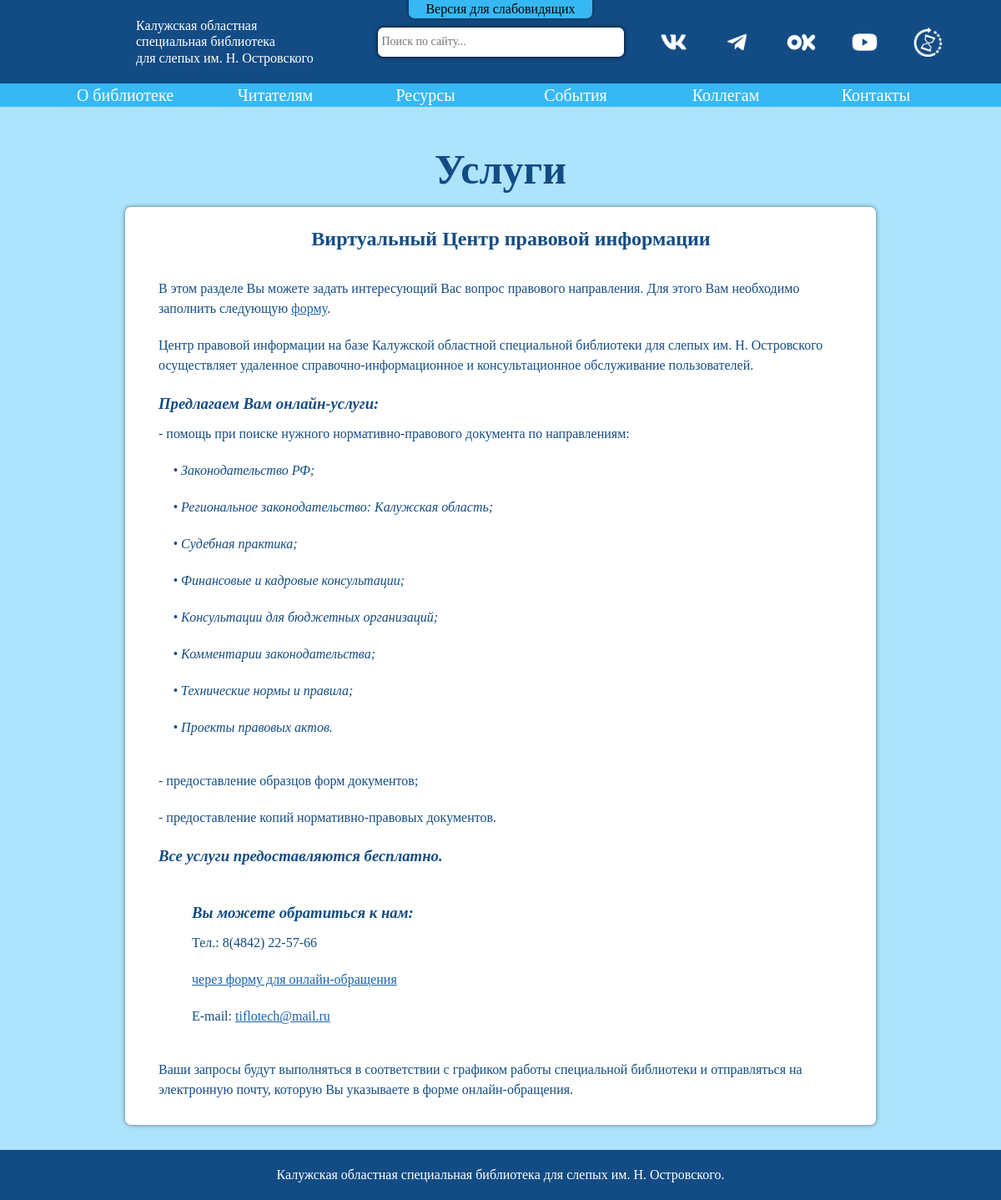
The page /readers/services/2 on the database its author committed.
### readers/models.py (models this page shows, shortened)
class MainPageService(models.Model):
    main_title = models.CharField(max_length=200)
    top_title = models.CharField(max_length=200)
    main_text = models.TextField(max_length=4000)
    list_title = models.CharField(max_length=200)

class MainPageServiceList(models.Model):
    main_page_fk = models.ForeignKey(MainPageService, on_delete=models.CASCADE)
    service = models.CharField(max_length=200)
    service_href = models.CharField(max_length=500, default="local", blank=True, null=True)

class ServiceElement(models.Model):
    main_page_service_list_fk = models.ForeignKey(MainPageServiceList, on_delete=models.CASCADE)
    priority = models.IntegerField(default=1, validators=[MinValueValidator(1), MaxValueValidator(100)])
    title = models.CharField(max_length=200, default=None, null=True, blank=True)
    text = models.TextField(max_length=65535, default=None, null=True, blank=True)
    contact_title = models.CharField(max_length=400, default=None, null=True, blank=True)
    contact_phone = models.CharField(max_length=400, default=None, null=True, blank=True)
    contact_form = models.CharField(max_length=400, default=None, null=True, blank=True)
    contact_form_href = models.CharField(max_length=400, default=None, null=True, blank=True)
    contact_email = models.CharField(max_length=400, default=None, null=True, blank=True)
    list_title = models.CharField(max_length=100, default=None, null=True, blank=True)

class ServiceList(models.Model):
    id_element = models.ForeignKey(ServiceElement, on_delete=models.CASCADE)
    list_element = models.CharField(max_length=400, default=None, null=True, blank=True)

### readers/views.py (the view)
# urls.py: path('readers/services/<int:number_part>', readers_views.services)
def services(request, number_part = 1):
    print(number_part)
    elem = []
    if number_part >= 1 and number_part <= 10:
        for element in ServiceElement.objects.filter(main_page_service_list_fk = number_part).order_by('priority'):
            elem.append(ElementServiceClass(element))
        for el in elem:
            if el.el_type == "contact":
                for l in el.el_list:
                    print(l)
        return render(request, 'index_readers.html',
                      {"name_part":"services",
                       "number_part":number_part,
                       "name_service":MainPageServiceList.objects.filter(id = number_part)[0].service,
                       "element":elem,
                       "test":"<a href='/'>FUCK</a> Your mom",
                       "main_sevice_content":MainPageService.objects.all()[0]},
                       )
    else:
        return(HttpResponsePermanentRedirect("/"))

### readers/views.py (called while the page is built)
    def check_any_children(self, elementParent, elentChildren): # проверка, есть ли у родительского элемента элементы в другой таблице
        if elentChildren.objects.filter(id_element = elementParent.id):
            return True
        else:
            return False

    def text_conversion(self, serviceText):
        self.el_value = serviceText
        while "!a:" in self.el_value:
            temp = re.search(r'!a:(.)*\s(.)*\s!', self.el_value)
            temp = temp.group(0)
            temp = re.split(' ', temp, 2)
            temp = "<a href = '" + temp[1] + " ' target = '_blank' + class = 'a_info'>" + temp[2][0:-2] + "</a>"
            self.el_value = (re.sub(r'!a:(.)*\s(.)*\s!', temp, self.el_value))

    def check_contact(self, elementService):
        if elementService.contact_title != None or elementService.contact_phone != None or elementService.contact_form != None or elementService.contact_form_href != None or elementService.contact_email != None:
            return True
        else:
            return False

### readers/templates/index_readers.html (shortened to what this page needs)
{% load static %}
<html>
  <head>
    <link rel="stylesheet" id='styles_link' href="{% static "css/global_styles_blue_readers.css" %}" />
    <link rel="stylesheet" href="{% static "css/global_animations.css" %}" />
  </head>
  <body onload="show_body()"  id='body'>
  <div class="wrapper" id="wrapper">
    <header>
      <div class='header_container'>
        <div class="eyesight_container"> Версия для слабовидящих </div>
        <a name="up" class='logo_block' href="/" >
        <div class='logo_img picture'></div>
            <div class='top_name'>
              <span> Калужская областная </span>
              <span> специальная  библиотека  </span>
              <span> для слепых им. Н. Островского </span>
            </div>
          </a>
            <div class='search_block'>
              <div class="top_input_container">
                <input class='top_search_input'id='pc_search_input' type='text' placeholder="Поиск по сайту...">
                <div class="paper search_options">
                  <div class="search_option_zero">  </div>
                </div>
              </div>
            </div>
            <div class='top_buttons_block'>
              <a class='top_button'  target="_blank" href="https://vk.com/biblostrov">
                <div class='top_button_img' id='vk_button'> </div>
              </a>
              <a class='top_button'  target="_blank" href="https://t.me/biblostov">
                <div class='top_button_img' id='tg_button'> </div>
              </a>
              <a class='top_button' target="_blank" href="https://ok.ru/group/54523256438786" >
                <div class='top_button_img' id='ok_button'> </div>
              </a>
              <a class='top_button'  target="_blank" href="https://www.youtube.com/channel/UCA2C_qWCxFizkOUtimDhZrQ" >
                <div class='top_button_img' id='yt_button'> </div>
              </a>
              <a class='top_button'  target="_blank" href="http://slbook-kaluga.ru/?template=slbook_ic23" title = "Старый сайт">
                <div class='top_button_img' id='old_site'> </div>
              </a>
            </div>
          </div>
          <div class="header_menu">
            <div class="header_menu_container">
              <div class="menu_container">
                <div class="menu_button"> О библиотеке </div>
              </div>
              <div class="menu_container">
                <div class="menu_button"> Читателям </div>
              </div>
              <div class="menu_container">
                <div class="menu_button"> Ресурсы </div>
              </div>
              <div class="menu_container">
                <div class="menu_button"> События </div>
              </div>
              <div class="menu_container">
                <div class="menu_button"> Коллегам </div>
              </div>
              <div class="menu_container">
                <div class="menu_button"> Контакты </div>
              </div>
            </div>
          </div>
    </header>
    <div class="main_body" id="main_body">
        <div class="main_content" id="main_content">
          {% if name_part == "pastime" %}
          <div>
            <span>{{name_part}}</span>
          </div>
          {% elif name_part == "services" %}
            <h2 class="title_text">{{main_sevice_content.main_title}}</h2>
            {% if number_part == 0 %}
              <div class="service_main_page_container paper">
                <div class="service_main_page_content">
                  <h2 >{{main_sevice_content.top_title}}</h2>
                  <span class="text_block">{{main_sevice_content.main_text}}</span>
                  <h3>{{main_sevice_content.list_title}}</h3>
                  <div class="service_list_block">
                    {% for el in main_service_list %}
                      {% if el.service_href == "local" %}
                        <a class="a_info" href="/readers/services/{{el.id}}">{{el.id}}). {{el.service}}</a>
                      {% else %}
                        <a class="a_info" target="_blank" href="{{el.service_href}}">{{el.id}}). {{el.service}}</a>
                      {% endif %}
                    {% endfor %}
                  </div>
                </div>
              </div>
            {% else %}
            <div class="service_container paper">
              <h2 class="service_main_title">{{name_service}}</h2>
              <div class="service_content">
                {% for elem in element %}
                  {% if elem.el_type == "title" %}
                    <h3 class="service_title">{{elem.el_value}}</h3>
                  {% elif elem.el_type == "text" %}
                    <span class="text_block">{{elem.el_value|safe}}</span>
                  {% elif elem.el_type == "list" %}
                    <div class="text_help">
                      {% for list in elem.el_list %}
                        <span class="text_block">• {{list.list_element}}</span>
                      {% endfor %}
                    </div>
                  {% elif elem.el_type == "contact" %}
                  <div class="structure_list">
                    {% if elem.el_list.0 %}
                      <h3 class="service_title">{{elem.el_list.0}}</h3>
                    {% endif %}
                    {% if elem.el_list.1%}
                      <span class="text_block">Тел.: {{elem.el_list.1}}</span>
                    {% endif %}
                    {% if elem.el_list.2%}
                      <span class="text_block"><a class="a_info" href="{{elem.el_list.3}}">{{elem.el_list.2}}</a></span>
                    {% endif %}
                    {% if elem.el_list.4%}
                      <span class="text_block">E-mail: <a class="a_info" href="mailto:{{elem.el_list.4}}">{{elem.el_list.4}}</a></span>
                    {% endif %}
                  </div>
                  {% endif %}
                {% endfor %}
              </div>
            </div>
            {% endif %}
          {% endif %}
        </div>
    </div>
    <footer>
      <div class='footer_container flex'>
        <span> Калужская областная специальная библиотека для слепых им.&nbspН.&nbspОстровского. </span>
      </div>
    </footer>
  </div>
  </body>
</html>

### rows shown on the page
MainPageService: main_title "Услуги"
MainPageServiceList: service "Виртуальный Центр правовой информации"
ServiceElement: el_value "Центр правовой информации на базе Калужской областной специальной библиотеки для слепых им. Н. Островского осуществляет удаленное справочно-информационное и консультационное обслуживание пользователей."
ServiceElement: el_value "Предлагаем Вам онлайн-услуги:"
ServiceElement: el_value "- помощь при поиске нужного нормативно-правового документа по направлениям:"
ServiceList: list_element "Законодательство РФ;"
ServiceList: list_element "Региональное законодательство: Калужская область;"
ServiceList: list_element "Судебная практика;"
ServiceList: list_element "Финансовые и кадровые консультации;"
ServiceList: list_element "Консультации для бюджетных организаций;"
ServiceList: list_element "Комментарии законодательства;"
ServiceList: list_element "Технические нормы и правила;"
ServiceList: list_element "Проекты правовых актов."
ServiceElement: el_value "- предоставление образцов форм документов;"
ServiceElement: el_value "- предоставление копий нормативно-правовых документов."
ServiceElement: el_value "Все услуги предоставляются бесплатно."
ServiceElement: el_list.0 "Вы можете обратиться к нам:", el_list.1 "8(4842) 22-57-66", el_list.2 "через форму для онлайн-обращения", el_list.4 "tiflotech@mail.ru"
ServiceElement: el_value "Ваши запросы будут выполняться в соответствии с графиком работы специальной библиотеки и отправляться на электронную почту, которую Вы указываете в форме онлайн-обращения."

### other values the page prints
{{ elem.el_value|safe }} "В этом разделе Вы можете задать интересующий Вас вопрос правового направления. Для этого Вам необходимо заполнить следующую форму ."
